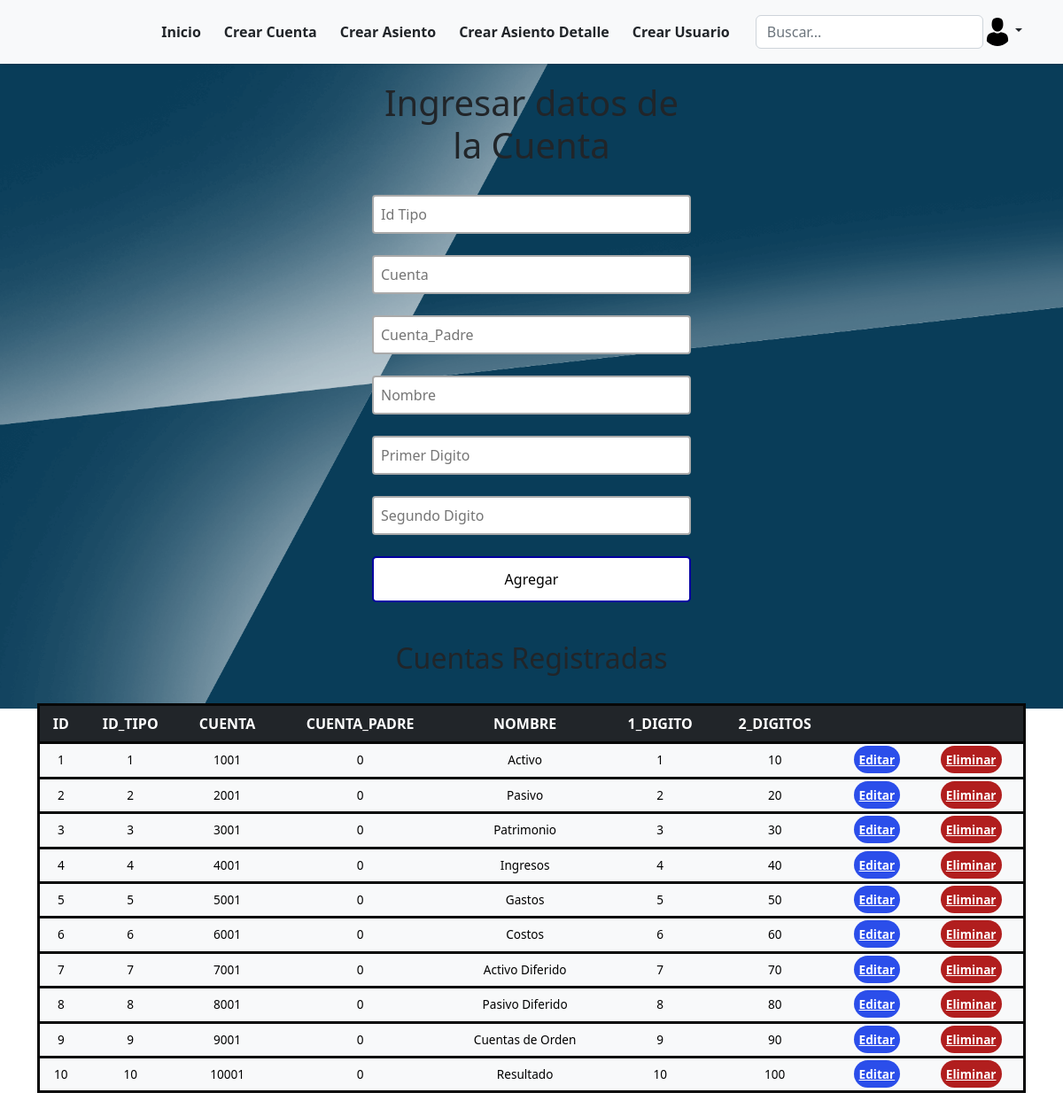
Page /registration-cuenta.php (signed in) on the committed database.
### tables this page shows
CREATE TABLE `mae_plancuentas` (
  `idPlanCuentas` int(11) NOT NULL,
  `idTipo` int(11) NOT NULL,
  `Cuenta` int(10) NOT NULL,
  `Cuenta_Padre` int(2) NOT NULL,
  `Nombre` varchar(50) NOT NULL,
  `Digito1` int(1) NOT NULL,
  `Digito2` int(2) NOT NULL
);

### registration-cuenta.php (the view, shortened to what this page needs)
<?php
include("config.php");
?>
<!DOCTYPE html>
<html lang="es">
<head>
    <link rel="stylesheet" type="text/css" href="style-cuentas.css" />
</head>
<div>
    <?php
    include("header.php");
    ?>
</div>
<div>
    <body>
        <div class="users-form">
            <form action="register-cuenta.php" method="POST">
                <h1>Ingresar datos de la Cuenta</h1>
                <input type="text" name="idTipo" placeholder="Id Tipo" list="busqueda_t">
                <input type="text" placeholder="Cuenta" name="Cuenta" required>
                <input type="text" placeholder="Cuenta_Padre" name="Cuenta_Padre" required>
                <input type="text" placeholder="Nombre" name="Nombre" required>
                <input type="text" placeholder="Primer Digito" name="Digito1" required>
                <input type="text" placeholder="Segundo Digito" name="Digito2" required>
                <input type="submit" onclick="add()" value="Agregar">
            </form>
        </div>
    </body>
</div>
<br>
<h2>Cuentas Registradas</h2>
    <br>
    <div class="container">
        <div class="table-responsive">
            <table class="table table-light">
                <div class="users-table">
                    <thead class="table-dark">
                        <tr>
                            <th>ID</th>
                            <th>ID_TIPO</th>
                            <th>CUENTA</th>
                            <th>CUENTA_PADRE</th>
                            <th>NOMBRE</th>
                            <th>1_DIGITO</th>
                            <th>2_DIGITOS</th>
                            <th></th>
                            <th></th>
                        </tr>
                    </thead>
                    <tbody>
                        <?php
                        $sql = "SELECT * FROM mae_plancuentas";
                        $query = mysqli_query($mysqli, $sql);
                        while ($row = mysqli_fetch_array($query)) : ?>
                            <tr>
                                <td><?= $row['idPlanCuentas'] ?></td>
                                <td><?= $row['idTipo'] ?></td>
                                <td><?= $row['Cuenta'] ?></td>
                                <td><?= $row['Cuenta_Padre'] ?></td>
                                <td><?= $row['Nombre'] ?></td>
                                <td><?= $row['Digito1'] ?></td>
                                <td><?= $row['Digito2'] ?></td>
                                <td><a href="update-cuenta.php?id=<?= $row['idPlanCuentas'] ?>" class="users-table--edit">Editar</a></td>
                                <td><a onclick="del()" href="delete-cuenta.php?id=<?= $row['idPlanCuentas'] ?>" class="users-table--delete">Eliminar</a></td>
                            </tr>
                        <?php endwhile; ?>
                    </tbody>
                </div>
            </table>
            <br>
            <br>
        </div>
    </div>
</html>

### style-cuentas.css (style rules this page uses)
* { box-sizing: border-box; margin: 0; padding: 0; }
html { font-family: 'Segoe UI', sans-serif; text-align: center; }
body { background-image: url('fondo-login.png'); background-size: 100vw 100vh; background-repeat:no-repeat; background-attachment: fixed; }
a { text-decoration: none; }
.users-form form { display: flex; flex-direction: column; gap: 24px; width: 30%; margin: 20px auto; text-align: center; }
.users-form form input { font-family: 'Segoe UI', sans-serif; }
.users-form form input[type=text], .users-form form input[type=text], .users-form form input[type=text] { padding: 8px; border:2px solid #aaa; border-radius:4px; outline:none; transition:.3s; }
.users-form form input[type=submit] { border: none; padding: 12px 50px; text-decoration: none; transition-duration: 0.4s; cursor: pointer; border-radius: 5px; background-color: white; color: rgb(0, 0, 0); border: 2px solid #0300a1; text-align: center; }
table tr { background-color: #f8f8f8; border: 3px solid rgb(7, 7, 7); padding: 4px; }
table td { padding: 16px; text-align: center; font-size: .85em; }
table th { text-align: center; }
.users-table--edit { background: #2b4eea; padding: 6px; color: #fff; text-align: center; font-weight: bold; border-radius: 20px; }
.users-table--delete { background: #b11e1e; padding: 6px; color: #fff; text-align: center; font-weight: bold; border-radius: 20px; }

### style-inicio.css (style rules this page uses)
body { background-image: url('fondo-login.png'); background-size: 100vw 100vh; background-repeat: no-repeat; background-attachment: fixed; }

### header.php (style rules this page uses)
body { background-image: url('fondo-login.png'); background-size: 100vw 100vh; background-repeat: no-repeat; background-attachment: fixed; }

### rows in the picture
mae_plancuentas: idPlanCuentas "1", idTipo "1", Cuenta "1001", Cuenta_Padre "0", Nombre "Activo", Digito1 "1", Digito2 "10"
mae_plancuentas: idPlanCuentas "2", idTipo "2", Cuenta "2001", Cuenta_Padre "0", Nombre "Pasivo", Digito1 "2", Digito2 "20"
mae_plancuentas: idPlanCuentas "3", idTipo "3", Cuenta "3001", Cuenta_Padre "0", Nombre "Patrimonio", Digito1 "3", Digito2 "30"
mae_plancuentas: idPlanCuentas "4", idTipo "4", Cuenta "4001", Cuenta_Padre "0", Nombre "Ingresos", Digito1 "4", Digito2 "40"
mae_plancuentas: idPlanCuentas "5", idTipo "5", Cuenta "5001", Cuenta_Padre "0", Nombre "Gastos", Digito1 "5", Digito2 "50"
mae_plancuentas: idPlanCuentas "6", idTipo "6", Cuenta "6001", Cuenta_Padre "0", Nombre "Costos", Digito1 "6", Digito2 "60"
mae_plancuentas: idPlanCuentas "7", idTipo "7", Cuenta "7001", Cuenta_Padre "0", Nombre "Activo Diferido", Digito1 "7", Digito2 "70"
mae_plancuentas: idPlanCuentas "8", idTipo "8", Cuenta "8001", Cuenta_Padre "0", Nombre "Pasivo Diferido", Digito1 "8", Digito2 "80"
mae_plancuentas: idPlanCuentas "9", idTipo "9", Cuenta "9001", Cuenta_Padre "0", Nombre "Cuentas de Orden", Digito1 "9", Digito2 "90"
mae_plancuentas: idPlanCuentas "10", idTipo "10", Cuenta "10001", Cuenta_Padre "0", Nombre "Resultado", Digito1 "10", Digito2 "100"
